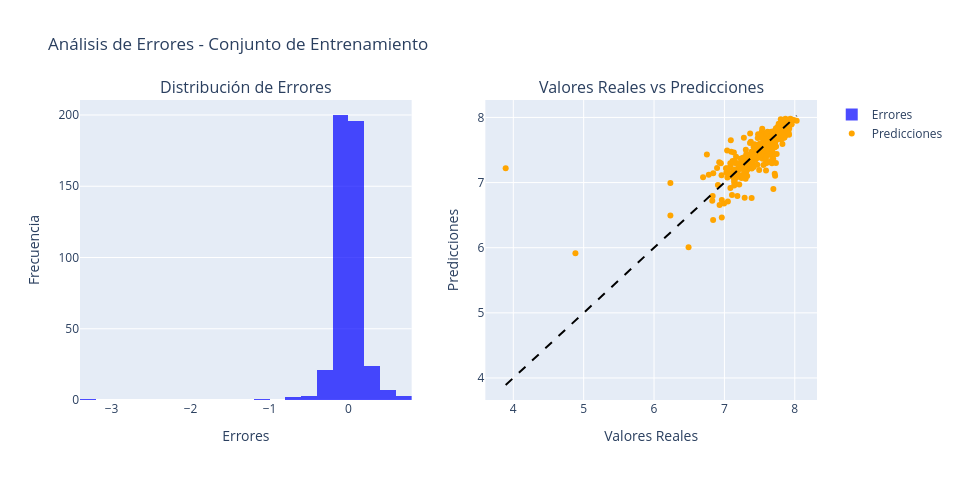
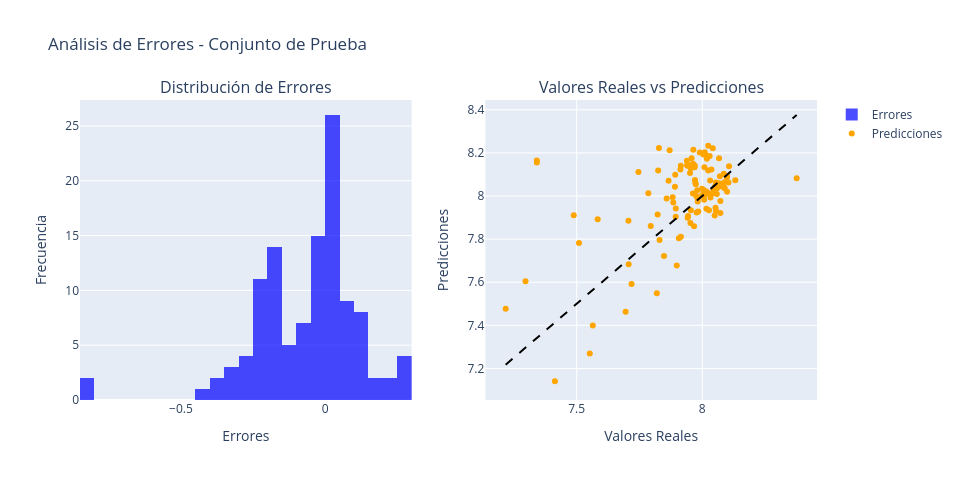

The cell these charts' notebook holds for them, in order:
### Code cell
func.plot_residuals_over_time(train,df_ajustado, plotly_engine = USE_PLOTLY, title = 'Análisis de Errores - Conjunto de Entrenamiento')
func.plot_residuals_over_time(test, df_pronostico, plotly_engine = USE_PLOTLY, title = 'Análisis de Errores - Conjunto de Prueba')

### Figure 1 — Plotly figure (JSON) as saved in the notebook; plotly's stock layout.template omitted (floating-point values rounded to 4 significant figures; data arrays with more than 128 entries replaced by an {"elided": "..."} marker saying what was removed)
{"data": [{"marker": {"color": "blue"}, "name": "Errores", "nbinsx": 30, "opacity": 0.7, "type": "histogram", "x": {"elided": "458 float values"}, "xaxis": "x", "yaxis": "y"}, {"marker": {"color": "orange"}, "mode": "markers", "name": "Predicciones", "type": "scatter", "x": {"elided": "458 float values"}, "xaxis": "x2", "y": {"elided": "458 float values"}, "yaxis": "y2"}, {"line": {"color": "black", "dash": "dash"}, "mode": "lines", "showlegend": false, "type": "scatter", "x": [3.892, 8.027], "xaxis": "x2", "y": [3.892, 8.027], "yaxis": "y2"}], "layout": {"annotations": [{"font": {"size": 16}, "showarrow": false, "text": "Distribución de Errores", "x": 0.225, "xanchor": "center", "xref": "paper", "y": 1, "yanchor": "bottom", "yref": "paper"}, {"font": {"size": 16}, "showarrow": false, "text": "Valores Reales vs Predicciones", "x": 0.775, "xanchor": "center", "xref": "paper", "y": 1, "yanchor": "bottom", "yref": "paper"}], "height": 480, "title": {"text": "Análisis de Errores - Conjunto de Entrenamiento"}, "width": 960, "xaxis": {"anchor": "y", "domain": [0, 0.45], "title": {"text": "Errores"}}, "xaxis2": {"anchor": "y2", "domain": [0.55, 1], "title": {"text": "Valores Reales"}}, "yaxis": {"anchor": "x", "domain": [0, 1], "title": {"text": "Frecuencia"}}, "yaxis2": {"anchor": "x2", "domain": [0, 1], "title": {"text": "Predicciones"}}}}

### Figure 2 — Plotly figure (JSON) as saved in the notebook; plotly's stock layout.template omitted (floating-point values rounded to 4 significant figures)
{"data": [{"marker": {"color": "blue"}, "name": "Errores", "nbinsx": 30, "opacity": 0.7, "type": "histogram", "x": [0.007203, 0.05622, 0.1074, -0.1791, 0.07765, 0.1033, -0.06564, 0.03433, 0.02369, 0.2314, 0.2727, -0.2591, -0.2726, -0.09208, -0.008931, 0.03574, 0.04235, -0.08558, 0.006983, 0.04903, -0.04624, 0.02286, 0.1515, -0.1123, 0.02518, -0.3079, 0.0212, 0.0925, 0.1397, 0.2703, -0.0485, 0.006806, 0.01228, -0.008592, 0.05807, 0.02789, 0.02771, 0.03961, 0.09494, -0.004874, 0.1079, 0.07496, -0.02304, -0.03503, 0.01121, -0.04039, 0.07881, 0.005303, 0.007846, 0.2931, -0.02127, 0.005915, -0.01698, 0.01224, -0.005801, -0.228, 0.003323, 0.1228, -0.1304, 0.05374, 0.1034, 0.127, 0.2833, -0.3085, -0.4221, -0.1516, 0.01227, 0.05237, -0.02284, -0.2063, -0.1544, -0.03113, -0.8135, -0.8234, 0.01869, -0.2103, -0.3655, -0.003957, 0.04194, 0.02403, 0.0495, 0.2204, -0.2001, -0.1716, -0.2504, -0.1876, -0.193, -0.1083, -0.1714, -0.08588, -0.1554, -0.1253, -0.1034, -0.2049, -0.1748, -0.2249, -0.2177, -0.2116, -0.1864, -0.2048, -0.2257, -0.3425, -0.1794, -0.395, -0.2089, -0.1564, -0.09406, -0.1886, -0.1638, -0.08944, -0.2944, -0.07996, -0.04721, 0.1258, 0.1649], "xaxis": "x", "yaxis": "y"}, {"marker": {"color": "orange"}, "mode": "markers", "name": "Predicciones", "type": "scatter", "x": [7.982, 7.984, 7.967, 7.706, 7.953, 7.907, 7.795, 7.83, 7.707, 7.695, 7.413, 7.217, 7.509, 7.822, 7.894, 7.943, 7.942, 7.885, 8.051, 8.058, 7.98, 8.059, 8.072, 7.882, 8.008, 7.584, 7.955, 8.027, 8.049, 7.819, 7.963, 8.066, 8.098, 8.055, 8.132, 8.074, 8.04, 8.033, 8.072, 8.0, 8.053, 8.016, 7.977, 7.999, 8.057, 8.031, 8.099, 8.021, 8.018, 8.376, 8.07, 8.099, 8.086, 8.068, 7.982, 7.785, 8.007, 8.055, 7.858, 7.978, 7.915, 7.719, 7.552, 7.296, 7.488, 7.891, 8.044, 8.089, 8.005, 7.892, 8.018, 8.107, 7.341, 7.341, 8.068, 7.913, 7.746, 8.017, 8.104, 8.087, 8.088, 7.898, 7.94, 8.017, 7.965, 8.005, 8.01, 8.067, 7.97, 8.037, 7.951, 8.009, 7.971, 7.866, 7.954, 7.939, 7.958, 7.99, 7.963, 7.941, 7.915, 7.87, 8.042, 7.828, 8.024, 8.029, 8.024, 7.955, 7.97, 7.972, 7.824, 7.974, 7.895, 7.848, 7.564], "xaxis": "x2", "y": [7.975, 7.928, 7.86, 7.885, 7.875, 7.804, 7.86, 7.796, 7.683, 7.463, 7.141, 7.477, 7.782, 7.915, 7.903, 7.908, 7.9, 7.97, 8.044, 8.009, 8.026, 8.036, 7.921, 7.995, 7.983, 7.892, 7.934, 7.934, 7.91, 7.549, 8.011, 8.059, 8.086, 8.063, 8.073, 8.046, 8.012, 7.993, 7.977, 8.005, 7.945, 7.941, 8.0, 8.034, 8.046, 8.072, 8.02, 8.016, 8.01, 8.083, 8.092, 8.093, 8.103, 8.056, 7.988, 8.013, 8.003, 7.932, 7.989, 7.924, 7.812, 7.592, 7.269, 7.605, 7.91, 8.043, 8.032, 8.036, 8.028, 8.099, 8.173, 8.138, 8.155, 8.165, 8.049, 8.123, 8.111, 8.021, 8.062, 8.063, 8.039, 7.678, 8.14, 8.188, 8.215, 8.192, 8.203, 8.175, 8.141, 8.122, 8.107, 8.134, 8.074, 8.071, 8.129, 8.164, 8.175, 8.201, 8.15, 8.145, 8.14, 8.213, 8.221, 8.223, 8.233, 8.186, 8.118, 8.143, 8.134, 8.062, 8.119, 8.054, 7.942, 7.722, 7.399], "yaxis": "y2"}, {"line": {"color": "black", "dash": "dash"}, "mode": "lines", "showlegend": false, "type": "scatter", "x": [7.217, 8.376], "xaxis": "x2", "y": [7.217, 8.376], "yaxis": "y2"}], "layout": {"annotations": [{"font": {"size": 16}, "showarrow": false, "text": "Distribución de Errores", "x": 0.225, "xanchor": "center", "xref": "paper", "y": 1, "yanchor": "bottom", "yref": "paper"}, {"font": {"size": 16}, "showarrow": false, "text": "Valores Reales vs Predicciones", "x": 0.775, "xanchor": "center", "xref": "paper", "y": 1, "yanchor": "bottom", "yref": "paper"}], "height": 480, "title": {"text": "Análisis de Errores - Conjunto de Prueba"}, "width": 960, "xaxis": {"anchor": "y", "domain": [0, 0.45], "title": {"text": "Errores"}}, "xaxis2": {"anchor": "y2", "domain": [0.55, 1], "title": {"text": "Valores Reales"}}, "yaxis": {"anchor": "x", "domain": [0, 1], "title": {"text": "Frecuencia"}}, "yaxis2": {"anchor": "x2", "domain": [0, 1], "title": {"text": "Predicciones"}}}}
